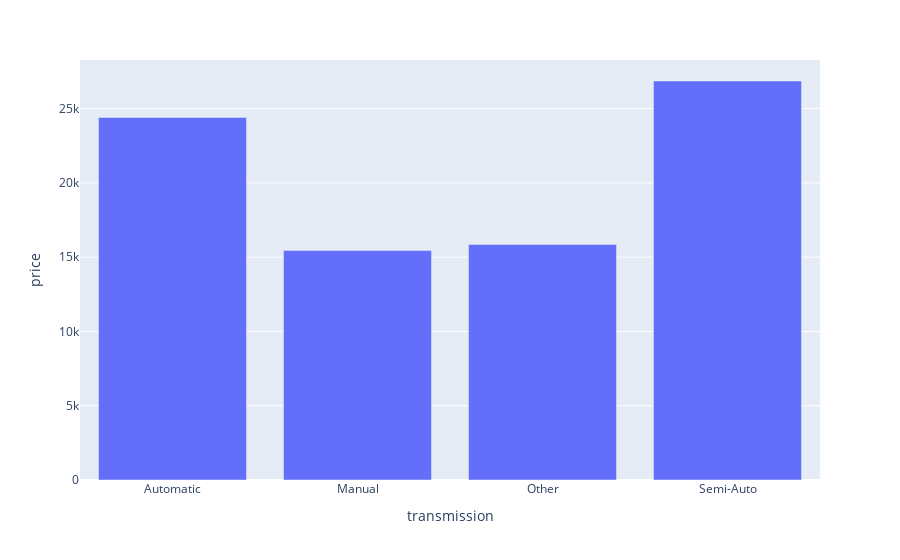

Here is the notebook cell this chart was saved with:
### Code cell
px.bar(df2,x ='transmission',y="price")

### Figure 1 — Plotly figure (JSON) as saved in the notebook; plotly's stock layout.template omitted (floating-point values rounded to 4 significant figures)
{"data": [{"alignmentgroup": "True", "hovertemplate": "transmission=%{x}<br>price=%{y}<extra></extra>", "legendgroup": "", "marker": {"color": "#636efa", "pattern": {"shape": ""}}, "name": "", "offsetgroup": "", "orientation": "v", "showlegend": false, "textposition": "auto", "type": "bar", "x": ["Automatic", "Manual", "Other", "Semi-Auto"], "xaxis": "x", "y": [24410.0, 15440.0, 15850.0, 26860.0], "yaxis": "y"}], "layout": {"barmode": "relative", "legend": {"tracegroupgap": 0}, "margin": {"t": 60}, "xaxis": {"anchor": "y", "domain": [0, 1], "title": {"text": "transmission"}}, "yaxis": {"anchor": "x", "domain": [0, 1], "title": {"text": "price"}}}}
